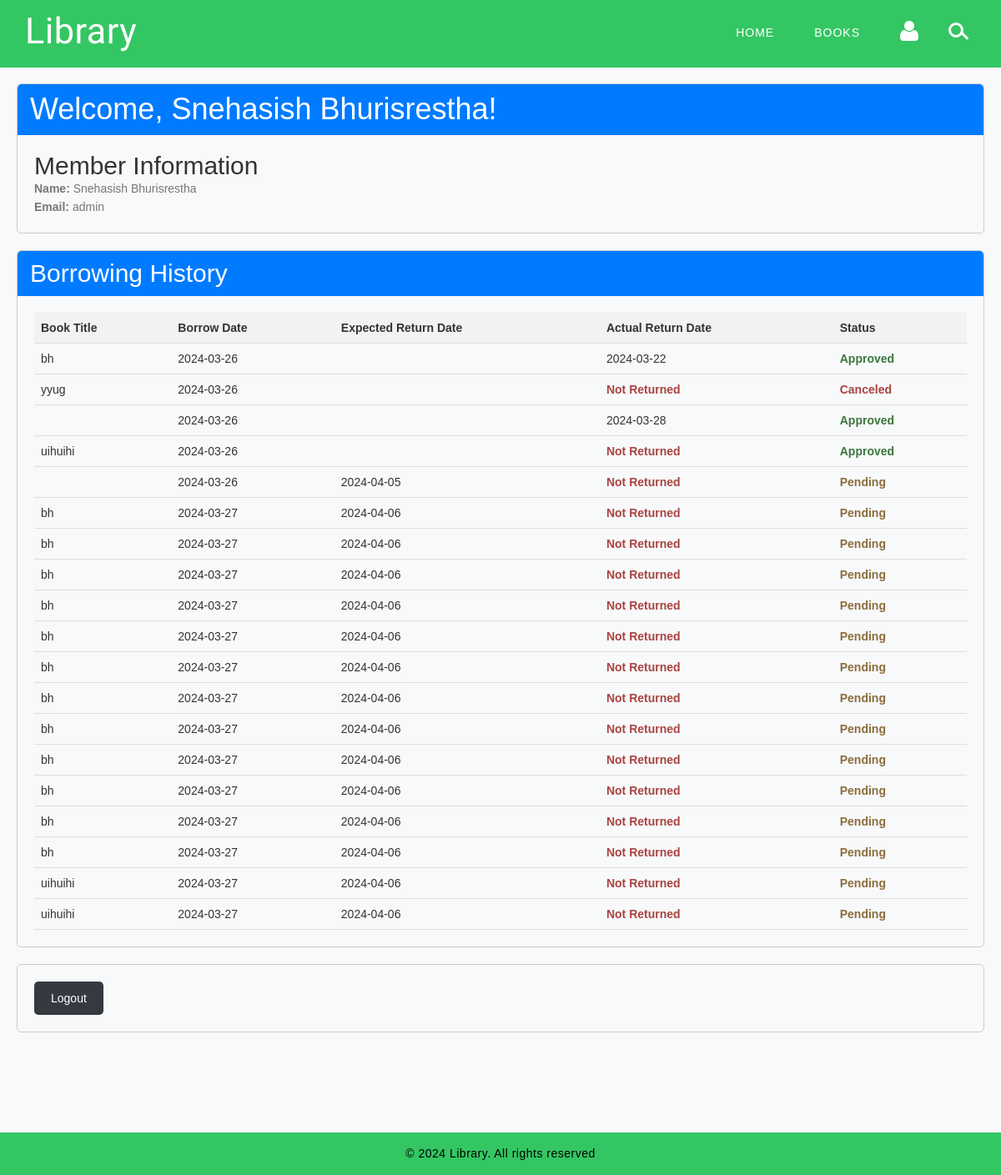
/user_profile.php (signed in), run on the app's committed database.
### tables this page shows
CREATE TABLE `users` (
  `id` bigint(20) UNSIGNED NOT NULL,
  `name` varchar(255) DEFAULT NULL,
  `role` varchar(20) DEFAULT NULL,
  `email` varchar(255) DEFAULT NULL,
  `password` varchar(255) DEFAULT NULL,
  `mobile` varchar(255) DEFAULT NULL,
  `city` varchar(255) DEFAULT NULL,
  `address` varchar(255) DEFAULT NULL,
  `created_at` timestamp NOT NULL DEFAULT current_timestamp()
);

CREATE TABLE `transaction` (
  `id` int(11) NOT NULL,
  `user_id` int(11) DEFAULT NULL,
  `book_id` int(11) DEFAULT NULL,
  `borrow_date` date DEFAULT NULL,
  `exptd_return_date` date DEFAULT NULL,
  `return_date` date DEFAULT NULL,
  `fine_amount` decimal(10,2) DEFAULT NULL,
  `fine_paid` tinyint(1) DEFAULT NULL,
  `is_approved` tinyint(1) NOT NULL DEFAULT 2,
  `created_at` timestamp NOT NULL DEFAULT current_timestamp()
);

CREATE TABLE `books` (
  `id` bigint(20) UNSIGNED NOT NULL,
  `title` varchar(255) DEFAULT NULL,
  `author` varchar(255) DEFAULT NULL,
  `isbn` varchar(255) DEFAULT NULL,
  `publisher` varchar(255) DEFAULT NULL,
  `publication_year` varchar(255) DEFAULT NULL,
  `category` varchar(255) DEFAULT NULL,
  `description` text DEFAULT NULL,
  `language` varchar(255) DEFAULT NULL,
  `total_copies` int(50) DEFAULT 0,
  `avaliable_copies` int(50) DEFAULT 0,
  `shelf_number` varchar(255) DEFAULT NULL,
  `keywords` varchar(500) DEFAULT NULL,
  `image` varchar(255) DEFAULT NULL,
  `created_at` timestamp NOT NULL DEFAULT current_timestamp()
);

### user_profile.php (the view, shortened to what this page needs)
<?php
    include('site_include/header.php');
    include("db_connect.php");
    ?>
<body id="page-top" data-spy="scroll" data-target=".navbar-fixed-top">
	<div id="home">
		<?php include('site_include/navbar.php'); ?>
        <div class="gcontainer">
        <div class="card">
            <div class="card-header">
                <h1>Welcome, <?php echo $_SESSION['name']; ?>!</h1>
            </div>
            <?php
                $id = $_SESSION['id'];
                $q = "SELECT * FROM users WHERE id = '$id'";
                $res = $conn->query($q);
                $row = $res->fetch_assoc();
            ?>
            <div class="card-body">
                <h2>Member Information</h2>
                <p><strong>Name:</strong> <?php echo $row['name']; ?></p>
                <p><strong>Email:</strong> <?php echo $row['email']; ?></p>
            </div>
        </div>
        <div class="card">
            <div class="card-header">
                <h2>Borrowing History</h2>
            </div>
            <div class="card-body">
                <table>
                    <thead>
                        <tr>
                            <th>Book Title</th>
                            <th>Borrow Date</th>
                            <th>Expected Return Date</th>
                            <th>Actual Return Date</th>
                            <th>Status</th>
                        </tr>
                    </thead>
                    <tbody>
                        <?php
                            $user = $row['id'];
                            $q = "SELECT books.title AS book_name, transaction.* FROM `transaction` LEFT JOIN books ON transaction.book_id = books.id where transaction.user_id = $user;";
                            $ress = $conn->query($q);
                            while ($rows = $ress->fetch_assoc()) {
                        ?>
                        <tr>
                            <td><?php echo $rows['book_name']; ?></td>
                            <td><?php echo $rows['borrow_date']; ?></td>
                            <td>
                                <?php echo $rows['exptd_return_date']; ?>
                            </td>
                            <td>
                                <?php
                                    if(!empty($rows['return_date'])){
                                        echo $rows['return_date'];
                                    }else{
                                        echo '<b class="text-danger">Not Returned</b>';
                                    }
                                ?>
                            </td>
                            <td>
                                <?php if($rows['is_approved'] == 1){ ?>
                                    <b class="text-success">Approved</b>
                                <?php }elseif($rows['is_approved'] == 0){ ?>
                                    <b class="text-danger">Canceled</b>
                                <?php }else{ ?>
                                    <b class="text-warning">Pending</b>
                                <?php } ?>
                            </td>
                        </tr>
                        <?php } ?>
                    </tbody>
                </table>
            </div>
        </div>
        <div class="card">
            <div class="card-body">
                <a href="logout.php" class="btn btn-secondary">Logout</a>
            </div>
        </div>
    </div>
    <?php include('site_include/footer.php'); ?>

### assets/css/shop.css (style rules this page uses)
.btn { display: inline-block; }

### assets/css/style.css (style rules this page uses)
body { margin: 0; font-family: 'Roboto', sans-serif; background: #fff; }
body a { transition: 0.5s all; -webkit-transition: 0.5s all; -moz-transition: 0.5s all; -o-transition: 0.5s all; -ms-transition: 0.5s all; text-decoration: none; outline: none; }
h1, h2, h3, h4, h5, h6 { margin: 0; font-family: 'Merriweather Sans', sans-serif; }
p { margin: 0; color: #777; font-size: 1em; line-height: 1.6; }

### user_profile.php (style rules this page uses)
body { font-family: Arial, sans-serif; background-color: #f8f9fa; margin: 0; padding: 0; }
.gcontainer { margin: 80px auto; padding: 20px; }
.card { border: 1px solid #ccc; border-radius: 5px; margin-bottom: 20px; }
.card-header { background-color: #007bff; color: #fff; padding: 10px 15px; border-bottom: 1px solid #007bff; border-radius: 5px 5px 0 0; }
.card-body { padding: 20px; }
table { width: 100%; border-collapse: collapse; }
th, td { padding: 8px; border-bottom: 1px solid #ddd; text-align: left; }
th { background-color: #f2f2f2; }
.btn { display: inline-block; background-color: #343a40; color: #fff; border: none; padding: 10px 20px; border-radius: 5px; text-decoration: none; }

### data on the page
users: name "Snehasish Bhurisrestha", email "admin"
transaction: book.title "bh", borrow_date "2024-03-26", return_date "2024-03-22", is_approved "Approved"
transaction: book.title "yyug", borrow_date "2024-03-26", shows "Not Returned", is_approved "Canceled"
transaction: borrow_date "2024-03-26", return_date "2024-03-28", is_approved "Approved"
transaction: book.title "uihuihi", borrow_date "2024-03-26", shows "Not Returned", is_approved "Approved"
transaction: borrow_date "2024-03-26", exptd_return_date "2024-04-05", shows "Not Returned", is_approved "Pending"
transaction: book.title "bh", borrow_date "2024-03-27", exptd_return_date "2024-04-06", shows "Not Returned", is_approved "Pending"
transaction: book.title "bh", borrow_date "2024-03-27", exptd_return_date "2024-04-06", shows "Not Returned", is_approved "Pending"
transaction: book.title "bh", borrow_date "2024-03-27", exptd_return_date "2024-04-06", shows "Not Returned", is_approved "Pending"
transaction: book.title "bh", borrow_date "2024-03-27", exptd_return_date "2024-04-06", shows "Not Returned", is_approved "Pending"
transaction: book.title "bh", borrow_date "2024-03-27", exptd_return_date "2024-04-06", shows "Not Returned", is_approved "Pending"
transaction: book.title "bh", borrow_date "2024-03-27", exptd_return_date "2024-04-06", shows "Not Returned", is_approved "Pending"
transaction: book.title "bh", borrow_date "2024-03-27", exptd_return_date "2024-04-06", shows "Not Returned", is_approved "Pending"
transaction: book.title "bh", borrow_date "2024-03-27", exptd_return_date "2024-04-06", shows "Not Returned", is_approved "Pending"
transaction: book.title "bh", borrow_date "2024-03-27", exptd_return_date "2024-04-06", shows "Not Returned", is_approved "Pending"
transaction: book.title "bh", borrow_date "2024-03-27", exptd_return_date "2024-04-06", shows "Not Returned", is_approved "Pending"
transaction: book.title "bh", borrow_date "2024-03-27", exptd_return_date "2024-04-06", shows "Not Returned", is_approved "Pending"
transaction: book.title "bh", borrow_date "2024-03-27", exptd_return_date "2024-04-06", shows "Not Returned", is_approved "Pending"
transaction: book.title "uihuihi", borrow_date "2024-03-27", exptd_return_date "2024-04-06", shows "Not Returned", is_approved "Pending"
transaction: book.title "uihuihi", borrow_date "2024-03-27", exptd_return_date "2024-04-06", shows "Not Returned", is_approved "Pending"

### other printed values
$_SESSION['name'] "Snehasish Bhurisrestha"
